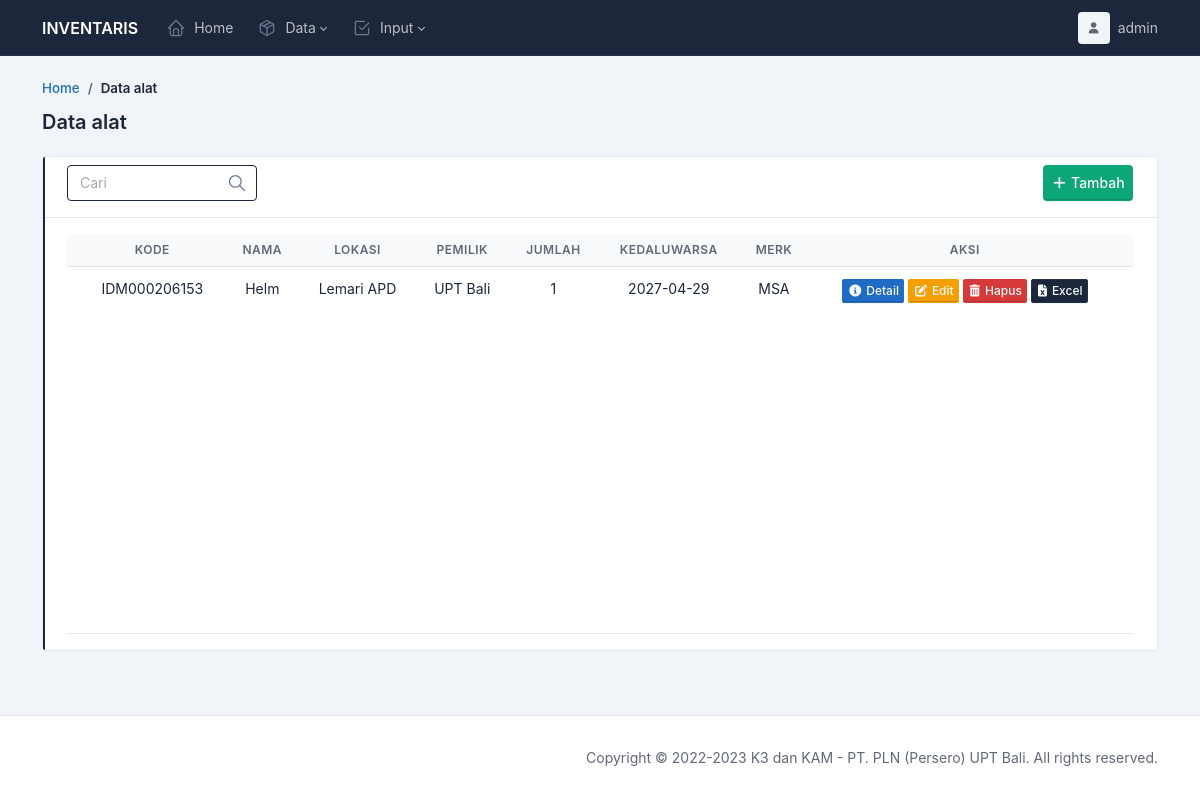
Page /main/view-data-alat.php (signed in) on the committed database.
### tables this page shows
CREATE TABLE `tb_alat` (
  `kode_alat` varchar(20) NOT NULL,
  `tgl_input_alat` datetime NOT NULL,
  `nama_alat` varchar(255) NOT NULL,
  `lokasi_alat` text NOT NULL,
  `pemilik_alat` varchar(255) NOT NULL,
  `jumlah_alat` int(255) NOT NULL,
  `th_produksi` date NOT NULL,
  `kedaluwarsa` date NOT NULL,
  `safe_work_load` varchar(255) NOT NULL,
  `merk_alat` varchar(255) NOT NULL,
  `sertifikasi` varchar(255) NOT NULL,
  `foto_alat` varchar(500) NOT NULL,
  `kode_qr` varchar(255) NOT NULL
);

### konfigurasi/view-data/konfig-view-data-alat.php (the view, shortened to what this page needs)
<head>
    <link rel="stylesheet" href="../dist/sweetalert2/dist/sweetalert2.min.css">
</head>
<?php
require '../konfigurasi/database/koneksi.php';
?>
<?php
$perintah = "SELECT * FROM tb_alat ORDER BY tgl_input_alat DESC";
$query = mysqli_query($koneksi, $perintah);
while ($data = mysqli_fetch_array($query)) {
?>
<tr>
	<td><?php echo $data['kode_alat'] ?></td>
	<td><?php echo $data['nama_alat'] ?></td>
	<td><?php echo $data['lokasi_alat'] ?></td>
	<td><?php echo $data['pemilik_alat'] ?></td>
	<td><?php echo $data['jumlah_alat'] ?></td>
	<td><?php echo $data['kedaluwarsa'];
        echo "<br>";
          ?>
	</td>
	<td><?php echo $data['merk_alat'] ?></td>
	<td>
		<a href="view-detail-data-alat.php?kode_alat=<?php echo $data['kode_alat'];?>"
		class="btn btn-blue  btn-sm">
			<i class="fas fa-circle-info" style="margin: 2px;">&nbsp;</i>Detail
		</a>
		<a href="edit-data-alat.php?kode_alat=<?php echo $data['kode_alat']; ?>"
		class="btn btn-yellow btn-sm">
			<i class="fas fa-pen-to-square" style="margin: 2px;">&nbsp;</i>Edit
		</a>
		<a onclick="confirmation(event)" href="../konfigurasi/crud/konfig-hapus-data-alat.php?kode_alat=<?php echo $data['kode_alat'];?>"
		class="btn btn-danger btn-sm">
			<i class="fas fa-trash-can" style="margin: 2px;">&nbsp;</i>Hapus
		</a>
		<a href="../konfigurasi/print/print-satuan-data-alat-excel.php?kode_alat=<?php echo $data['kode_alat'];?>"
		class="btn btn-dark btn-sm">
			<i class="fas fa-file-excel" style="margin: 2px;">&nbsp;</i>Excel
		</a>
	</td>
</tr>
<?php
}
?>

### main/template/header.php (style rules this page uses)
:root { --tblr-font-sans-serif: Inter, -apple-system, BlinkMacSystemFont, San Francisco, Segoe UI, Roboto, Helvetica Neue, sans-serif; }

### rows in the picture
tb_alat: kode_alat "IDM000206153", nama_alat "Helm", lokasi_alat "Lemari APD", pemilik_alat "UPT Bali", jumlah_alat "1", kedaluwarsa "2027-04-29", merk_alat "MSA"

### other values in the picture
$_SESSION['username'] "admin"
